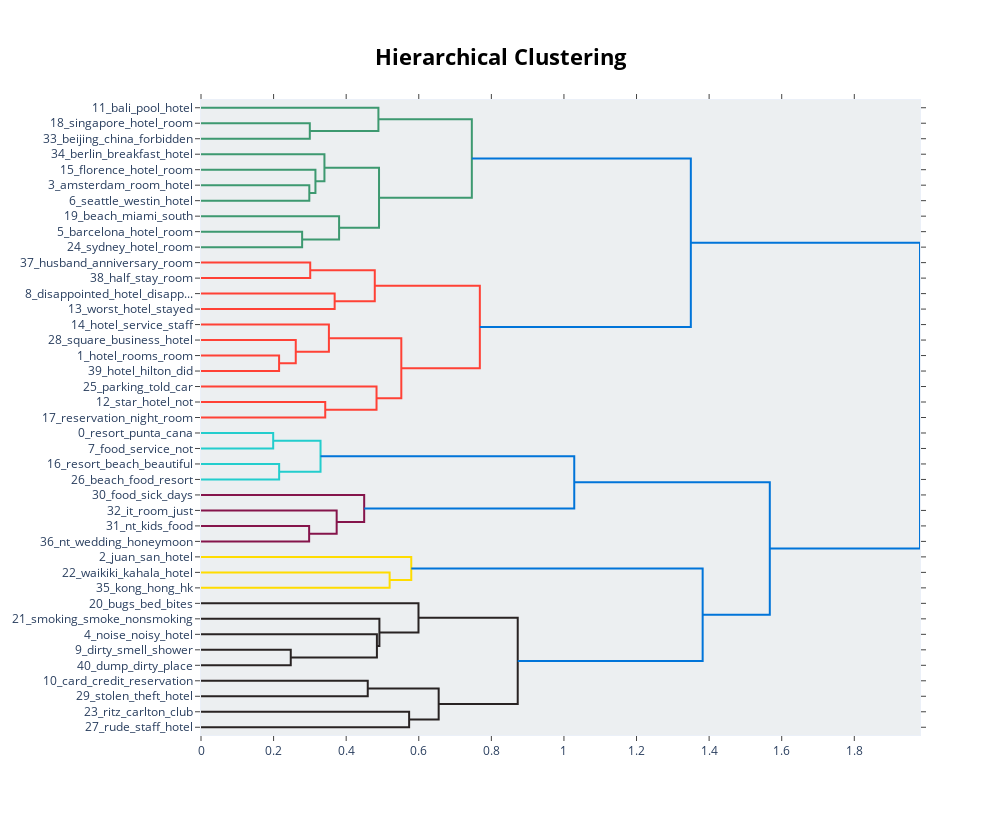

This figure's notebook cell:
### Code cell
bert_topic_label.get_dendrogram()

### Figure 1 — Plotly figure (JSON) as saved in the notebook; plotly's stock layout.template omitted (floating-point values rounded to 4 significant figures)
{"data": [{"hoverinfo": "text", "marker": {"color": "rgb(61,153,112)"}, "mode": "lines", "type": "scatter", "x": [0, 0.2998, 0.2998, 0], "xaxis": "x", "y": [-15, -15, -25, -25], "yaxis": "y"}, {"hoverinfo": "text", "marker": {"color": "rgb(61,153,112)"}, "mode": "lines", "type": "scatter", "x": [0, 0.4888, 0.4888, 0.2998], "xaxis": "x", "y": [-5, -5, -20, -20], "yaxis": "y"}, {"hoverinfo": "text", "marker": {"color": "rgb(61,153,112)"}, "mode": "lines", "type": "scatter", "x": [0, 0.2984, 0.2984, 0], "xaxis": "x", "y": [-55, -55, -65, -65], "yaxis": "y"}, {"hoverinfo": "text", "marker": {"color": "rgb(61,153,112)"}, "mode": "lines", "type": "scatter", "x": [0, 0.3153, 0.3153, 0.2984], "xaxis": "x", "y": [-45, -45, -60, -60], "yaxis": "y"}, {"hoverinfo": "text", "marker": {"color": "rgb(61,153,112)"}, "mode": "lines", "type": "scatter", "x": [0, 0.3401, 0.3401, 0.3153], "xaxis": "x", "y": [-35, -35, -52.5, -52.5], "yaxis": "y"}, {"hoverinfo": "text", "marker": {"color": "rgb(61,153,112)"}, "mode": "lines", "type": "scatter", "x": [0, 0.2786, 0.2786, 0], "xaxis": "x", "y": [-85, -85, -95, -95], "yaxis": "y"}, {"hoverinfo": "text", "marker": {"color": "rgb(61,153,112)"}, "mode": "lines", "type": "scatter", "x": [0, 0.3805, 0.3805, 0.2786], "xaxis": "x", "y": [-75, -75, -90, -90], "yaxis": "y"}, {"hoverinfo": "text", "marker": {"color": "rgb(61,153,112)"}, "mode": "lines", "type": "scatter", "x": [0.3401, 0.4905, 0.4905, 0.3805], "xaxis": "x", "y": [-43.75, -43.75, -82.5, -82.5], "yaxis": "y"}, {"hoverinfo": "text", "marker": {"color": "rgb(61,153,112)"}, "mode": "lines", "type": "scatter", "x": [0.4888, 0.7462, 0.7462, 0.4905], "xaxis": "x", "y": [-12.5, -12.5, -63.12, -63.12], "yaxis": "y"}, {"hoverinfo": "text", "marker": {"color": "rgb(255,65,54)"}, "mode": "lines", "type": "scatter", "x": [0, 0.3009, 0.3009, 0], "xaxis": "x", "y": [-105, -105, -115, -115], "yaxis": "y"}, {"hoverinfo": "text", "marker": {"color": "rgb(255,65,54)"}, "mode": "lines", "type": "scatter", "x": [0, 0.3683, 0.3683, 0], "xaxis": "x", "y": [-125, -125, -135, -135], "yaxis": "y"}, {"hoverinfo": "text", "marker": {"color": "rgb(255,65,54)"}, "mode": "lines", "type": "scatter", "x": [0.3009, 0.4788, 0.4788, 0.3683], "xaxis": "x", "y": [-110, -110, -130, -130], "yaxis": "y"}, {"hoverinfo": "text", "marker": {"color": "rgb(255,65,54)"}, "mode": "lines", "type": "scatter", "x": [0, 0.2152, 0.2152, 0], "xaxis": "x", "y": [-165, -165, -175, -175], "yaxis": "y"}, {"hoverinfo": "text", "marker": {"color": "rgb(255,65,54)"}, "mode": "lines", "type": "scatter", "x": [0, 0.2611, 0.2611, 0.2152], "xaxis": "x", "y": [-155, -155, -170, -170], "yaxis": "y"}, {"hoverinfo": "text", "marker": {"color": "rgb(255,65,54)"}, "mode": "lines", "type": "scatter", "x": [0, 0.3524, 0.3524, 0.2611], "xaxis": "x", "y": [-145, -145, -162.5, -162.5], "yaxis": "y"}, {"hoverinfo": "text", "marker": {"color": "rgb(255,65,54)"}, "mode": "lines", "type": "scatter", "x": [0, 0.3423, 0.3423, 0], "xaxis": "x", "y": [-195, -195, -205, -205], "yaxis": "y"}, {"hoverinfo": "text", "marker": {"color": "rgb(255,65,54)"}, "mode": "lines", "type": "scatter", "x": [0, 0.4836, 0.4836, 0.3423], "xaxis": "x", "y": [-185, -185, -200, -200], "yaxis": "y"}, {"hoverinfo": "text", "marker": {"color": "rgb(255,65,54)"}, "mode": "lines", "type": "scatter", "x": [0.3524, 0.5519, 0.5519, 0.4836], "xaxis": "x", "y": [-153.8, -153.8, -192.5, -192.5], "yaxis": "y"}, {"hoverinfo": "text", "marker": {"color": "rgb(255,65,54)"}, "mode": "lines", "type": "scatter", "x": [0.4788, 0.7683, 0.7683, 0.5519], "xaxis": "x", "y": [-120, -120, -173.1, -173.1], "yaxis": "y"}, {"hoverinfo": "text", "marker": {"color": "rgb(0,116,217)"}, "mode": "lines", "type": "scatter", "x": [0.7462, 1.35, 1.35, 0.7683], "xaxis": "x", "y": [-37.81, -37.81, -146.6, -146.6], "yaxis": "y"}, {"hoverinfo": "text", "marker": {"color": "rgb(35,205,205)"}, "mode": "lines", "type": "scatter", "x": [0, 0.1989, 0.1989, 0], "xaxis": "x", "y": [-215, -215, -225, -225], "yaxis": "y"}, {"hoverinfo": "text", "marker": {"color": "rgb(35,205,205)"}, "mode": "lines", "type": "scatter", "x": [0, 0.2153, 0.2153, 0], "xaxis": "x", "y": [-235, -235, -245, -245], "yaxis": "y"}, {"hoverinfo": "text", "marker": {"color": "rgb(35,205,205)"}, "mode": "lines", "type": "scatter", "x": [0.1989, 0.3293, 0.3293, 0.2153], "xaxis": "x", "y": [-220, -220, -240, -240], "yaxis": "y"}, {"hoverinfo": "text", "marker": {"color": "rgb(133,20,75)"}, "mode": "lines", "type": "scatter", "x": [0, 0.2979, 0.2979, 0], "xaxis": "x", "y": [-275, -275, -285, -285], "yaxis": "y"}, {"hoverinfo": "text", "marker": {"color": "rgb(133,20,75)"}, "mode": "lines", "type": "scatter", "x": [0, 0.3738, 0.3738, 0.2979], "xaxis": "x", "y": [-265, -265, -280, -280], "yaxis": "y"}, {"hoverinfo": "text", "marker": {"color": "rgb(133,20,75)"}, "mode": "lines", "type": "scatter", "x": [0, 0.4496, 0.4496, 0.3738], "xaxis": "x", "y": [-255, -255, -272.5, -272.5], "yaxis": "y"}, {"hoverinfo": "text", "marker": {"color": "rgb(0,116,217)"}, "mode": "lines", "type": "scatter", "x": [0.3293, 1.028, 1.028, 0.4496], "xaxis": "x", "y": [-230, -230, -263.8, -263.8], "yaxis": "y"}, {"hoverinfo": "text", "marker": {"color": "rgb(255,220,0)"}, "mode": "lines", "type": "scatter", "x": [0, 0.5197, 0.5197, 0], "xaxis": "x", "y": [-305, -305, -315, -315], "yaxis": "y"}, {"hoverinfo": "text", "marker": {"color": "rgb(255,220,0)"}, "mode": "lines", "type": "scatter", "x": [0, 0.5793, 0.5793, 0.5197], "xaxis": "x", "y": [-295, -295, -310, -310], "yaxis": "y"}, {"hoverinfo": "text", "marker": {"color": "rgb(40,35,35)"}, "mode": "lines", "type": "scatter", "x": [0, 0.2473, 0.2473, 0], "xaxis": "x", "y": [-355, -355, -365, -365], "yaxis": "y"}, {"hoverinfo": "text", "marker": {"color": "rgb(40,35,35)"}, "mode": "lines", "type": "scatter", "x": [0, 0.4847, 0.4847, 0.2473], "xaxis": "x", "y": [-345, -345, -360, -360], "yaxis": "y"}, {"hoverinfo": "text", "marker": {"color": "rgb(40,35,35)"}, "mode": "lines", "type": "scatter", "x": [0, 0.4916, 0.4916, 0.4847], "xaxis": "x", "y": [-335, -335, -352.5, -352.5], "yaxis": "y"}, {"hoverinfo": "text", "marker": {"color": "rgb(40,35,35)"}, "mode": "lines", "type": "scatter", "x": [0, 0.5992, 0.5992, 0.4916], "xaxis": "x", "y": [-325, -325, -343.8, -343.8], "yaxis": "y"}, {"hoverinfo": "text", "marker": {"color": "rgb(40,35,35)"}, "mode": "lines", "type": "scatter", "x": [0, 0.4594, 0.4594, 0], "xaxis": "x", "y": [-375, -375, -385, -385], "yaxis": "y"}, {"hoverinfo": "text", "marker": {"color": "rgb(40,35,35)"}, "mode": "lines", "type": "scatter", "x": [0, 0.5735, 0.5735, 0], "xaxis": "x", "y": [-395, -395, -405, -405], "yaxis": "y"}, {"hoverinfo": "text", "marker": {"color": "rgb(40,35,35)"}, "mode": "lines", "type": "scatter", "x": [0.4594, 0.6548, 0.6548, 0.5735], "xaxis": "x", "y": [-380, -380, -400, -400], "yaxis": "y"}, {"hoverinfo": "text", "marker": {"color": "rgb(40,35,35)"}, "mode": "lines", "type": "scatter", "x": [0.5992, 0.8727, 0.8727, 0.6548], "xaxis": "x", "y": [-334.4, -334.4, -390, -390], "yaxis": "y"}, {"hoverinfo": "text", "marker": {"color": "rgb(0,116,217)"}, "mode": "lines", "type": "scatter", "x": [0.5793, 1.382, 1.382, 0.8727], "xaxis": "x", "y": [-302.5, -302.5, -362.2, -362.2], "yaxis": "y"}, {"hoverinfo": "text", "marker": {"color": "rgb(0,116,217)"}, "mode": "lines", "type": "scatter", "x": [1.028, 1.567, 1.567, 1.382], "xaxis": "x", "y": [-246.9, -246.9, -332.3, -332.3], "yaxis": "y"}, {"hoverinfo": "text", "marker": {"color": "rgb(0,116,217)"}, "mode": "lines", "type": "scatter", "x": [1.35, 1.981, 1.981, 1.567], "xaxis": "x", "y": [-92.19, -92.19, -289.6, -289.6], "yaxis": "y"}], "layout": {"autosize": false, "height": 815, "hoverlabel": {"bgcolor": "white", "font": {"family": "Rockwell", "size": 16}}, "hovermode": "closest", "plot_bgcolor": "#ECEFF1", "showlegend": false, "title": {"font": {"color": "Black", "size": 22}, "text": "<b>Hierarchical Clustering", "x": 0.5, "xanchor": "center", "yanchor": "top"}, "width": 1000, "xaxis": {"mirror": "allticks", "rangemode": "tozero", "showgrid": false, "showline": true, "showticklabels": true, "ticks": "outside", "type": "linear", "zeroline": false}, "yaxis": {"mirror": "allticks", "range": [-410, 0], "rangemode": "tozero", "showgrid": false, "showline": true, "showticklabels": true, "tickmode": "array", "ticks": "outside", "ticktext": ["11_bali_pool_hotel", "18_singapore_hotel_room", "33_beijing_china_forbidden", "34_berlin_breakfast_hotel", "15_florence_hotel_room", "3_amsterdam_room_hotel", "6_seattle_westin_hotel", "19_beach_miami_south", "5_barcelona_hotel_room", "24_sydney_hotel_room", "37_husband_anniversary_room", "38_half_stay_room", "8_disappointed_hotel_disapp...", "13_worst_hotel_stayed", "14_hotel_service_staff", "28_square_business_hotel", "1_hotel_rooms_room", "39_hotel_hilton_did", "25_parking_told_car", "12_star_hotel_not", "17_reservation_night_room", "0_resort_punta_cana", "7_food_service_not", "16_resort_beach_beautiful", "26_beach_food_resort", "30_food_sick_days", "32_it_room_just", "31_nt_kids_food", "36_nt_wedding_honeymoon", "2_juan_san_hotel", "22_waikiki_kahala_hotel", "35_kong_hong_hk", "20_bugs_bed_bites", "21_smoking_smoke_nonsmoking", "4_noise_noisy_hotel", "9_dirty_smell_shower", "40_dump_dirty_place", "10_card_credit_reservation", "29_stolen_theft_hotel", "23_ritz_carlton_club", "27_rude_staff_hotel"], "tickvals": [-5, -15, -25, -35, -45, -55, -65, -75, -85, -95, -105, -115, -125, -135, -145, -155, -165, -175, -185, -195, -205, -215, -225, -235, -245, -255, -265, -275, -285, -295, -305, -315, -325, -335, -345, -355, -365, -375, -385, -395, -405], "type": "linear", "zeroline": false}}}
